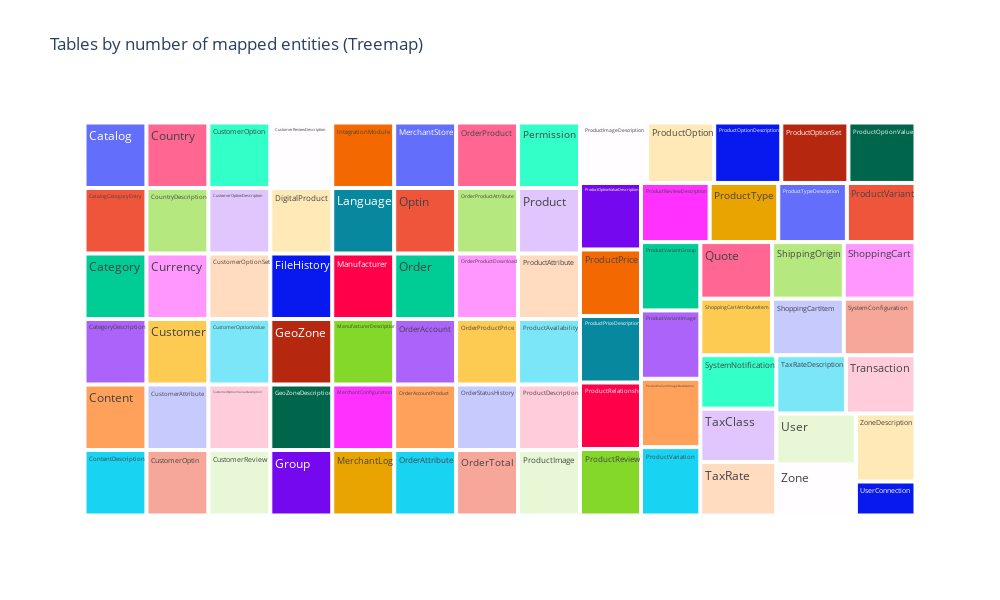
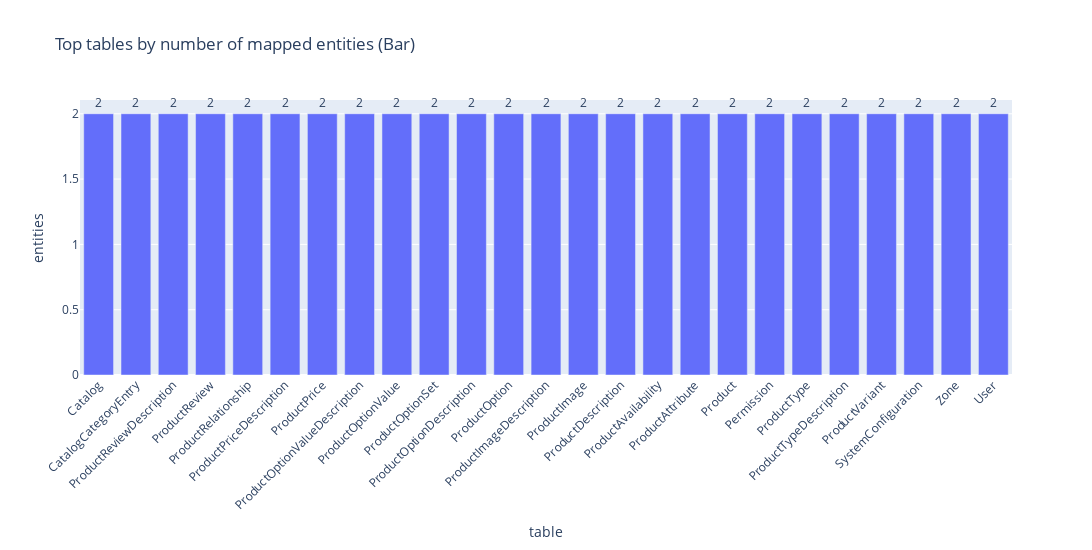

Write notebook code for charts like these, in order.
### Markdown cell above
## 1) Entities mapped to Tables — Treemap + Top Tables

### Code cell
path = os.path.join(DB_DIR, "Jpa_Entities.csv")
df_ent = read_csv_safe(path)
display(df_ent.head(10))

if not df_ent.empty:
    c_entity = find_col(df_ent, "Entity", contains="entity", default="Entity")
    c_table  = find_col(df_ent, "TableName", contains="table", default=None)

    if c_table is None:
        print("[info] No TableName column found — skipping treemap and bar.")
    else:
        tmp = pd.DataFrame({
            "entity":  df_ent[c_entity].astype(str),
            "table":   labelize_na(df_ent[c_table]),
            "value":   1
        })
        # Treemap: each rectangle is a table sized by number of mapped entities
        treemap = tmp.groupby("table")["value"].sum().reset_index(name="entities")
        fig = px.treemap(treemap, path=["table"], values="entities",
                         title="Tables by number of mapped entities (Treemap)")
        fig.update_layout(width=1000, height=600)
        fig.show()

        # Top tables bar
        top_tabs = treemap.sort_values("entities", ascending=False).head(MAX_BARS)
        fig2 = px.bar(top_tabs, x="table", y="entities", text="entities",
                      title="Top tables by number of mapped entities (Bar)")
        fig2.update_traces(textposition="outside", cliponaxis=False)
        fig2.update_layout(xaxis_tickangle=-45, width=1100, height=550)
        fig2.show()
else:
    print("[info] Jpa_Entities.csv missing or empty.")

### Figure 1 — Plotly figure (JSON) as saved in the notebook; plotly's stock layout.template omitted (floating-point values rounded to 4 significant figures)
{"data": [{"branchvalues": "total", "domain": {"x": [0, 1], "y": [0, 1]}, "hovertemplate": "labels=%{label}<br>entities=%{value}<br>parent=%{parent}<br>id=%{id}<extra></extra>", "ids": ["Catalog", "CatalogCategoryEntry", "Category", "CategoryDescription", "Content", "ContentDescription", "Country", "CountryDescription", "Currency", "Customer", "CustomerAttribute", "CustomerOptin", "CustomerOption", "CustomerOptionDescription", "CustomerOptionSet", "CustomerOptionValue", "CustomerOptionValueDescription", "CustomerReview", "CustomerReviewDescription", "DigitalProduct", "FileHistory", "GeoZone", "GeoZoneDescription", "Group", "IntegrationModule", "Language", "Manufacturer", "ManufacturerDescription", "MerchantConfiguration", "MerchantLog", "MerchantStore", "Optin", "Order", "OrderAccount", "OrderAccountProduct", "OrderAttribute", "OrderProduct", "OrderProductAttribute", "OrderProductDownload", "OrderProductPrice", "OrderStatusHistory", "OrderTotal", "Permission", "Product", "ProductAttribute", "ProductAvailability", "ProductDescription", "ProductImage", "ProductImageDescription", "ProductOption", "ProductOptionDescription", "ProductOptionSet", "ProductOptionValue", "ProductOptionValueDescription", "ProductPrice", "ProductPriceDescription", "ProductRelationship", "ProductReview", "ProductReviewDescription", "ProductType", "ProductTypeDescription", "ProductVariant", "ProductVariantGroup", "ProductVariantImage", "ProductVariantImageDescription", "ProductVariation", "Quote", "ShippingOrigin", "ShoppingCart", "ShoppingCartAttributeItem", "ShoppingCartItem", "SystemConfiguration", "SystemNotification", "TaxClass", "TaxRate", "TaxRateDescription", "Transaction", "User", "UserConnection", "Zone", "ZoneDescription"], "labels": ["Catalog", "CatalogCategoryEntry", "Category", "CategoryDescription", "Content", "ContentDescription", "Country", "CountryDescription", "Currency", "Customer", "CustomerAttribute", "CustomerOptin", "CustomerOption", "CustomerOptionDescription", "CustomerOptionSet", "CustomerOptionValue", "CustomerOptionValueDescription", "CustomerReview", "CustomerReviewDescription", "DigitalProduct", "FileHistory", "GeoZone", "GeoZoneDescription", "Group", "IntegrationModule", "Language", "Manufacturer", "ManufacturerDescription", "MerchantConfiguration", "MerchantLog", "MerchantStore", "Optin", "Order", "OrderAccount", "OrderAccountProduct", "OrderAttribute", "OrderProduct", "OrderProductAttribute", "OrderProductDownload", "OrderProductPrice", "OrderStatusHistory", "OrderTotal", "Permission", "Product", "ProductAttribute", "ProductAvailability", "ProductDescription", "ProductImage", "ProductImageDescription", "ProductOption", "ProductOptionDescription", "ProductOptionSet", "ProductOptionValue", "ProductOptionValueDescription", "ProductPrice", "ProductPriceDescription", "ProductRelationship", "ProductReview", "ProductReviewDescription", "ProductType", "ProductTypeDescription", "ProductVariant", "ProductVariantGroup", "ProductVariantImage", "ProductVariantImageDescription", "ProductVariation", "Quote", "ShippingOrigin", "ShoppingCart", "ShoppingCartAttributeItem", "ShoppingCartItem", "SystemConfiguration", "SystemNotification", "TaxClass", "TaxRate", "TaxRateDescription", "Transaction", "User", "UserConnection", "Zone", "ZoneDescription"], "name": "", "parents": ["", "", "", "", "", "", "", "", "", "", "", "", "", "", "", "", "", "", "", "", "", "", "", "", "", "", "", "", "", "", "", "", "", "", "", "", "", "", "", "", "", "", "", "", "", "", "", "", "", "", "", "", "", "", "", "", "", "", "", "", "", "", "", "", "", "", "", "", "", "", "", "", "", "", "", "", "", "", "", "", ""], "type": "treemap", "values": [2.0, 2.0, 2.0, 2.0, 2.0, 2.0, 2.0, 2.0, 2.0, 2.0, 2.0, 2.0, 2.0, 2.0, 2.0, 2.0, 2.0, 2.0, 2.0, 2.0, 2.0, 2.0, 2.0, 2.0, 2.0, 2.0, 2.0, 2.0, 2.0, 2.0, 2.0, 2.0, 2.0, 2.0, 2.0, 2.0, 2.0, 2.0, 2.0, 2.0, 2.0, 2.0, 2.0, 2.0, 2.0, 2.0, 2.0, 2.0, 2.0, 2.0, 2.0, 2.0, 2.0, 2.0, 2.0, 2.0, 2.0, 2.0, 2.0, 2.0, 2.0, 2.0, 2.0, 2.0, 2.0, 2.0, 2.0, 2.0, 2.0, 2.0, 2.0, 2.0, 2.0, 2.0, 2.0, 2.0, 2.0, 2.0, 1.0, 2.0, 2.0]}], "layout": {"height": 600, "legend": {"tracegroupgap": 0}, "title": {"text": "Tables by number of mapped entities (Treemap)"}, "width": 1000}}

### Figure 2 — Plotly figure (JSON) as saved in the notebook; plotly's stock layout.template omitted (floating-point values rounded to 4 significant figures)
{"data": [{"cliponaxis": false, "hovertemplate": "table=%{x}<br>entities=%{text}<extra></extra>", "legendgroup": "", "marker": {"color": "#636efa", "pattern": {"shape": ""}}, "name": "", "orientation": "v", "showlegend": false, "text": [2.0, 2.0, 2.0, 2.0, 2.0, 2.0, 2.0, 2.0, 2.0, 2.0, 2.0, 2.0, 2.0, 2.0, 2.0, 2.0, 2.0, 2.0, 2.0, 2.0, 2.0, 2.0, 2.0, 2.0, 2.0], "textposition": "outside", "type": "bar", "x": ["Catalog", "CatalogCategoryEntry", "ProductReviewDescription", "ProductReview", "ProductRelationship", "ProductPriceDescription", "ProductPrice", "ProductOptionValueDescription", "ProductOptionValue", "ProductOptionSet", "ProductOptionDescription", "ProductOption", "ProductImageDescription", "ProductImage", "ProductDescription", "ProductAvailability", "ProductAttribute", "Product", "Permission", "ProductType", "ProductTypeDescription", "ProductVariant", "SystemConfiguration", "Zone", "User"], "xaxis": "x", "y": [2, 2, 2, 2, 2, 2, 2, 2, 2, 2, 2, 2, 2, 2, 2, 2, 2, 2, 2, 2, 2, 2, 2, 2, 2], "yaxis": "y"}], "layout": {"barmode": "relative", "height": 550, "legend": {"tracegroupgap": 0}, "title": {"text": "Top tables by number of mapped entities (Bar)"}, "width": 1100, "xaxis": {"anchor": "y", "domain": [0, 1], "tickangle": -45, "title": {"text": "table"}}, "yaxis": {"anchor": "x", "domain": [0, 1], "title": {"text": "entities"}}}}
